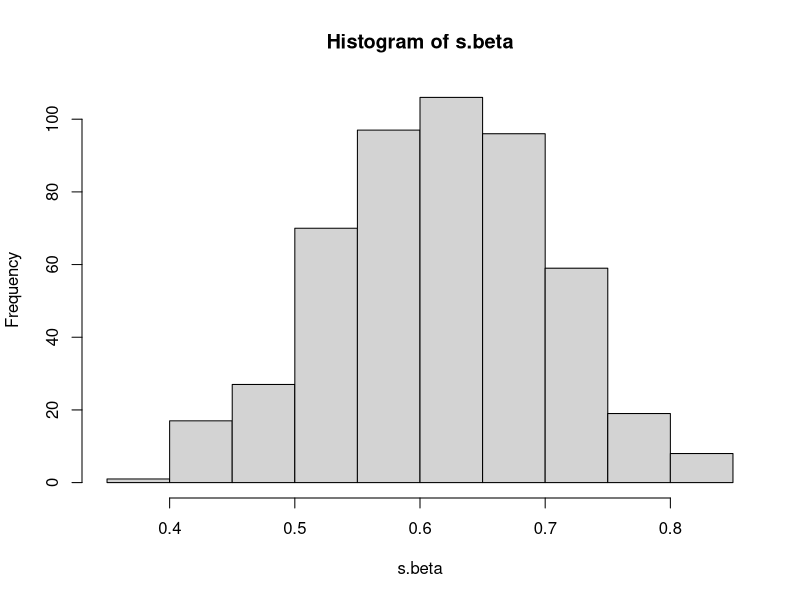

Generate this figure with R:
##############################
# A 1st course in Baysian Stats#
# Peter Hoff
##############################

## Chp 3 
# x can only within 0 to 1
dbeta(x = 0.9, shape1 = 119, shape2 = 12)

s.beta <- rbeta(500, shape1 = 19, shape2 = 12)
hist(s.beta, freq = T)

